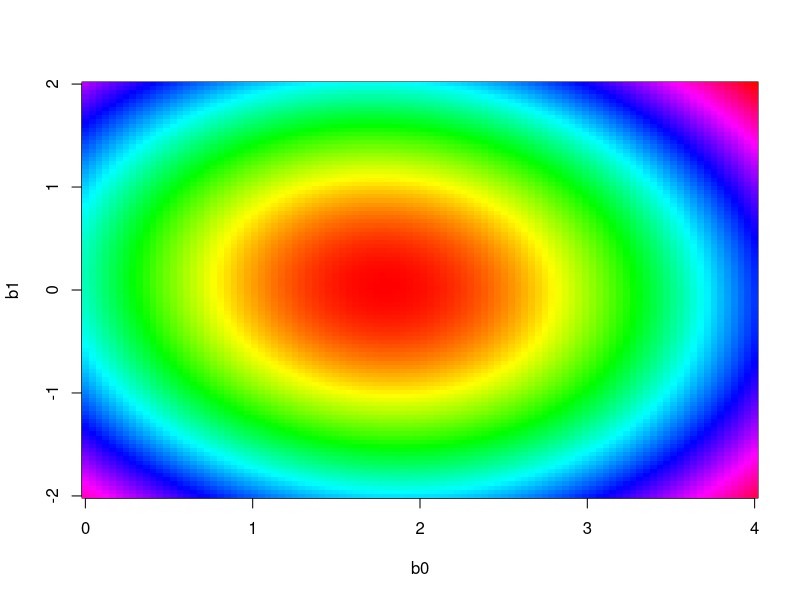
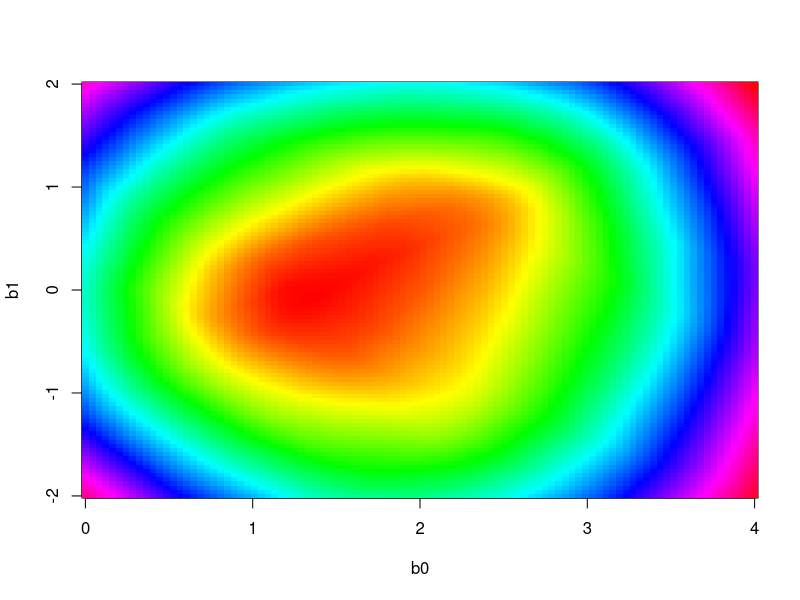

Here is the R script that generated these plots, in order:

X = rnorm(50)
Y = 2 + 1.5 * rnorm(50)

# Squared error loss: 'least squares'

squared.error = function(b0, b1) {
return(sqrt(sum((Y - b0 - b1*X)^2)))
}

# Absolute value loss: 'absolute deviation'

absolute.loss = function(b0, b1) {
return(sum(abs(Y - b0 - b1*X)))
}


        png("squared_error.png", height=600, width=600)
        

# Plot the loss over a grid of values

plot.loss = function(loss, b0, b1) {
   l = matrix(0, length(b0), length(b1))
   for (i in 1:length(b0)) {
      for (j in 1:length(b1)) {
          l[i,j] = loss(b0[i], b1[j])
      }
   }
   image(b0, b1, l, col=rainbow(1000))
   return(l)
}

ll = plot.loss(squared.error, seq(0,4,length=100), seq(-2,2,length=100))

        dev.off()
        
        png("absolute_dev.png", height=600, width=600)
        
ll = plot.loss(absolute.loss, seq(0,4,length=100), seq(-2,2,length=100))
                       

        dev.off()
        
